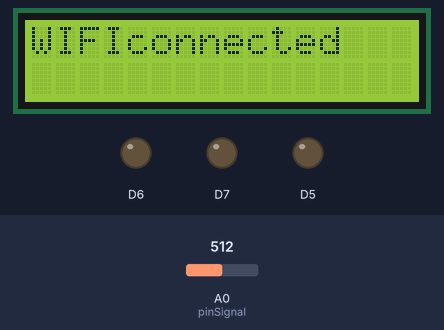
Bench run of a sketch on a simulated ESP8266 (NodeMCU). On the bench: 16×2 character LCD, output pins drawn as LEDs (lit = HIGH). Inputs (shaded band) come from the test bench; at power-on: A0 (pinSignal) = 512. WiFi joins after 1.5 s; servers stay silent unless stated; what the sketch prints to the serial monitor is not drawn.

Above: at 1.7 s.
At 5.7 s:
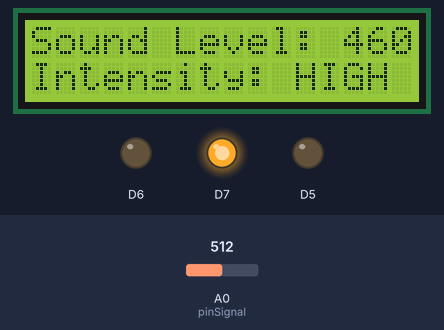
Timing chart, 0 to 7.2 s (numbered marks = the images above):
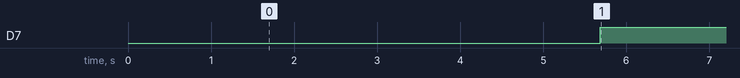

Measured:
- by itself, D7: LOW → HIGH at 5.7 s
- what the display in image 0 shows lasts 4.1 s, from 1.6 s to 5.7 s

The sketch:

sketch_sep30a.ino
```cpp
#include <LiquidCrystal_I2C.h>

#include <ESP8266SSDP.h>
#include <ESP8266WiFi.h>
#include <SPI.h>
#include <Wire.h>
#include <Adafruit_GFX.h>

LiquidCrystal_I2C lcd(0x27, 16, 2);


int num_Measure = 128 ; // Set the number of measurements
int pinSignal = A0; // pin connected to pin O module sound sensor
long Sound_signal;    // Store the value read Sound Sensor
long sum = 0 ; // Store the total value of n measurements
long level = 0 ; // Store the average value
int soundlow = 100;
int soundmedium = 140;
int error = 52;


String apiKey = "ZBB0UOZ4BRD5X8CE"; // Enter your Write API key from ThingSpeak
const char *ssid = "pintos_2";     // replace with your wifi ssid and wpa2 key
const char *pass = "9920295894";
const char* server = "184.106.153.149";

WiFiClient client;

void setup ()
{
  pinMode (pinSignal, INPUT); // Set the signal pin as input
  pinMode (D5, OUTPUT);
  pinMode (D6, OUTPUT);
  pinMode (D7, OUTPUT);

  Serial.begin (115200);
  lcd.begin();
  lcd.backlight();
  lcd.clear();
  delay(10);

  Serial.println("Connecting to ");
  Serial.println(ssid);

  lcd.setCursor(0, 0);
  lcd.print("Connecting to ");
  lcd.setCursor(0, 1);
  lcd.print(ssid);

  WiFi.begin(ssid, pass);

  while (WiFi.status() != WL_CONNECTED)
  {
    delay(500);
    Serial.print(".");
  }
  Serial.println("");
  Serial.println("WiFi connected");
  lcd.clear();
  lcd.setCursor(0, 0);
  lcd.print("WIFIconnected");
  delay(4000);
}


void loop ()
{

  // Performs 128 signal readings
  for ( int i = 0 ; i < num_Measure; i ++)
  {
    Sound_signal = analogRead (pinSignal);
    sum = sum + Sound_signal;
  }

  level = sum / num_Measure; // Calculate the average value

  Serial.print("\nSound Level: ");
  Serial.println (level - error);
  lcd.clear();
  lcd.setCursor(0, 0);
  lcd.println("--Decibelmeter--");


  if ( (level - error) < soundlow)
  {

    Serial.print("Intensity= Low");
    lcd.clear();
    lcd.setCursor(0, 0);
    lcd.print("Sound Level: ");
    lcd.println(level - error);

    lcd.setCursor(0, 1);
    lcd.print("Intensity: LOW");

    digitalWrite(D6, LOW);
    digitalWrite(D7, LOW);
    digitalWrite(D5, HIGH);
   }
  if ( ( (level - error) > soundlow ) && ( (level - error) < soundmedium )  )
  {

    Serial.print("Intensity=Medium");
    lcd.clear();
    lcd.setCursor(0, 0);
    lcd.print("Sound Level: ");
    lcd.println(level - error);

    lcd.setCursor(0, 1);
    lcd.print("Intensity: MID");

    digitalWrite(D6, HIGH);
    digitalWrite(D7, LOW);
    digitalWrite(D5, LOW);
  }
  if ( (level - error) > soundmedium )
  {

    Serial.print("Intensity= High");
    lcd.clear();
    lcd.setCursor(0, 0);
    lcd.print("Sound Level: ");
    lcd.println(level - error);

    lcd.setCursor(0, 1);
    lcd.print("Intensity: HIGH");

    digitalWrite(D6, LOW);
    digitalWrite(D7, HIGH);
    digitalWrite(D5, LOW);

  }
  sum = 0 ; // Reset the sum of the measurement values
  delay(200);

  if (client.connect(server, 80)) // "184.106.153.149" or api.thingspeak.com
  {
    String postStr = apiKey;
    postStr += "&field1=";
    postStr += String(level - error);
    postStr += "r\n";

    client.print("POST /update HTTP/1.1\n");
    client.print("Host: api.thingspeak.com\n");
    client.print("Connection: close\n");
    client.print("X-THINGSPEAKAPIKEY: " + apiKey + "\n");
    client.print("Content-Type: application/x-www-form-urlencoded\n");
    client.print("Content-Length: ");
    client.print(postStr.length());
    client.print("\n\n");
    client.print(postStr);

  }
  client.stop();

  delay(15000);      // thingspeak needs minimum 15 sec delay between updates.
}
```
